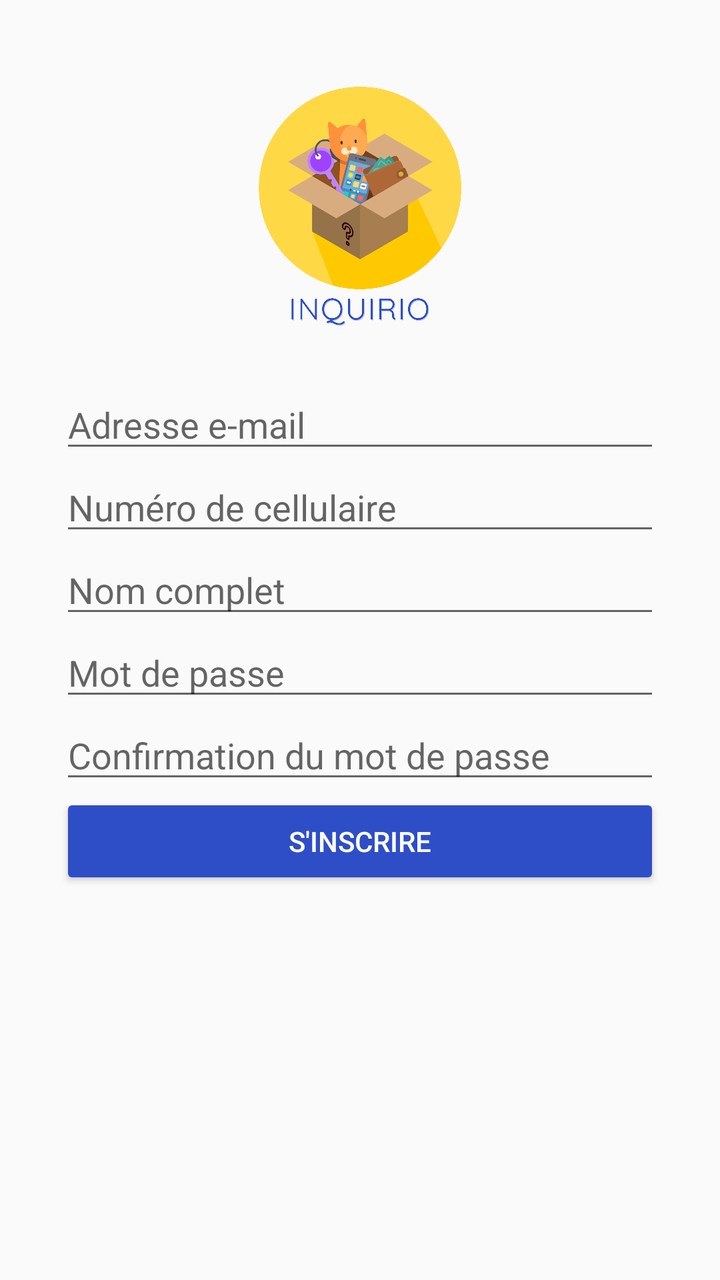
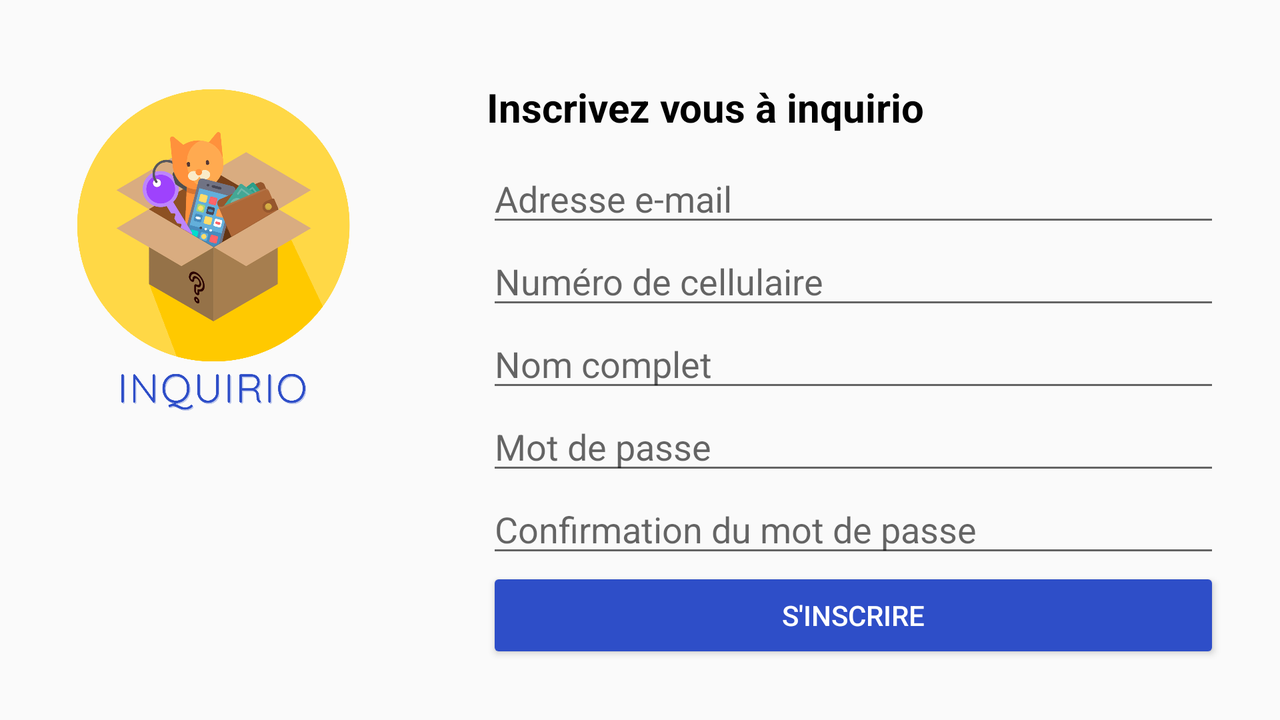

One screen, two layout resources from the same app: the default and the repository's alternative for another configuration. Each is rendered where Android would select it; the XML of both is given below.
<!-- AndroidManifest.xml: application theme AppTheme -->
<!-- res/layout/activity_signup.xml -->
<?xml version="1.0" encoding="utf-8"?>
<LinearLayout android:layout_width="match_parent"
    android:layout_height="match_parent"
    android:orientation="vertical"
    xmlns:android="http://schemas.android.com/apk/res/android">
    <ImageView
        android:layout_width="wrap_content"
        android:layout_height="130dp"
        android:src="@drawable/inquirio"
        android:layout_marginTop="40dp"/>
    <EditText
        android:id="@+id/email_field"
        android:layout_marginTop="20dp"
        android:layout_width="match_parent"
        android:layout_height="wrap_content"
        android:layout_marginLeft="30dp"
        android:layout_marginRight="30dp"
        android:hint="@string/email_placeholder"
        />
    <EditText
        android:id="@+id/cellnum"
        android:layout_width="match_parent"
        android:layout_height="wrap_content"
        android:layout_marginLeft="30dp"
        android:layout_marginRight="30dp"
        android:hint="@string/cell_num"
        />
    <EditText
        android:id="@+id/fullname"
        android:layout_width="match_parent"
        android:layout_height="wrap_content"
        android:layout_marginLeft="30dp"
        android:layout_marginRight="30dp"
        android:hint="@string/fullname"
        />
    <EditText
        android:id="@+id/passwd_field"
        android:layout_width="match_parent"
        android:layout_height="wrap_content"
        android:layout_marginLeft="30dp"
        android:layout_marginRight="30dp"
        android:inputType="textPassword"
        android:hint="@string/passwd"
        />
    <EditText
        android:id="@+id/passwd_conf"
        android:layout_width="match_parent"
        android:layout_height="wrap_content"
        android:layout_marginLeft="30dp"
        android:layout_marginRight="30dp"
        android:inputType="textPassword"
        android:hint="@string/confirmation"
        />
    <Button
        android:id="@+id/btn_login"
        android:layout_width="match_parent"
        android:layout_height="wrap_content"
        android:layout_marginLeft="30dp"
        android:layout_marginRight="30dp"
        android:text="@string/signup"
        android:backgroundTint="@color/colorAccent"
        android:textColor="@color/white"
        />

</LinearLayout>
<!-- resources referenced by this layout -->
<resources>
  <color name="colorAccent">#2e4ec8</color>
  <color name="white">#fff</color>
  <!-- drawable inquirio: png bitmap (drawable, 242737 bytes) -->
  <string name="cell_num">Numéro de cellulaire</string>
  <string name="confirmation">Confirmation du mot de passe</string>
  <string name="email_placeholder">Adresse e-mail</string>
  <string name="fullname">Nom complet</string>
  <string name="passwd">Mot de passe</string>
  <string name="signup">S\'inscrire</string>
  <style name="AppTheme" parent="Theme.AppCompat.Light.DarkActionBar">
          
          <item name="colorPrimaryDark">@color/colorPrimary</item>
          <item name="colorPrimary">@color/colorPrimaryDark</item>
          <item name="colorAccent">@color/colorAccent</item>
      </style>
  <color name="colorPrimary">#ffd846</color>
  <color name="colorPrimaryDark">#ffc900</color>
</resources>
<!-- res/layout-land/activity_signup.xml (the repository's variant of the layout above) -->
<!-- drawn on the phone turned sideways -->
<?xml version="1.0" encoding="utf-8"?>
<LinearLayout android:layout_width="match_parent"
    android:layout_height="match_parent"
    android:orientation="horizontal"
    xmlns:android="http://schemas.android.com/apk/res/android">
    <LinearLayout
        android:layout_width="0dp"
        android:layout_height="match_parent"
        android:layout_weight="1"
        android:orientation="vertical">
        <ImageView
            android:layout_width="wrap_content"
            android:layout_height="175dp"
            android:src="@drawable/inquirio"
            android:layout_marginTop="40dp"/>
    </LinearLayout>
    <LinearLayout
        android:layout_width="0dp"
        android:layout_height="match_parent"
        android:layout_weight="2"
        android:orientation="vertical">

        <TextView
            android:layout_width="match_parent"
            android:layout_height="wrap_content"
            android:text="Inscrivez vous à inquirio"
            android:textStyle="bold"
            android:textColor="#000"
            android:textSize="20sp"
            android:layout_marginLeft="30dp"
            android:layout_marginRight="30dp"
            android:layout_marginTop="40dp"
            android:layout_marginBottom="10dp"/>

        <EditText
            android:id="@+id/email_field"
            android:layout_width="match_parent"
            android:layout_height="wrap_content"
            android:layout_marginLeft="30dp"
            android:layout_marginRight="30dp"
            android:hint="@string/email_placeholder"
            />
        <EditText
            android:id="@+id/cellnum"
            android:layout_width="match_parent"
            android:layout_height="wrap_content"
            android:layout_marginLeft="30dp"
            android:layout_marginRight="30dp"
            android:hint="@string/cell_num"
            />
        <EditText
            android:id="@+id/fullname"
            android:layout_width="match_parent"
            android:layout_height="wrap_content"
            android:layout_marginLeft="30dp"
            android:layout_marginRight="30dp"
            android:hint="@string/fullname"
            />
        <EditText
            android:id="@+id/passwd_field"
            android:layout_width="match_parent"
            android:layout_height="wrap_content"
            android:layout_marginLeft="30dp"
            android:layout_marginRight="30dp"
            android:inputType="textPassword"
            android:hint="@string/passwd"
            />
        <EditText
            android:id="@+id/passwd_conf"
            android:layout_width="match_parent"
            android:layout_height="wrap_content"
            android:layout_marginLeft="30dp"
            android:layout_marginRight="30dp"
            android:inputType="textPassword"
            android:hint="@string/confirmation"
            />
        <Button
            android:id="@+id/btn_login"
            android:layout_width="match_parent"
            android:layout_height="wrap_content"
            android:layout_marginLeft="30dp"
            android:layout_marginRight="30dp"
            android:text="@string/signup"
            android:backgroundTint="@color/colorAccent"
            android:textColor="@color/white"
            />
    </LinearLayout>
</LinearLayout>
